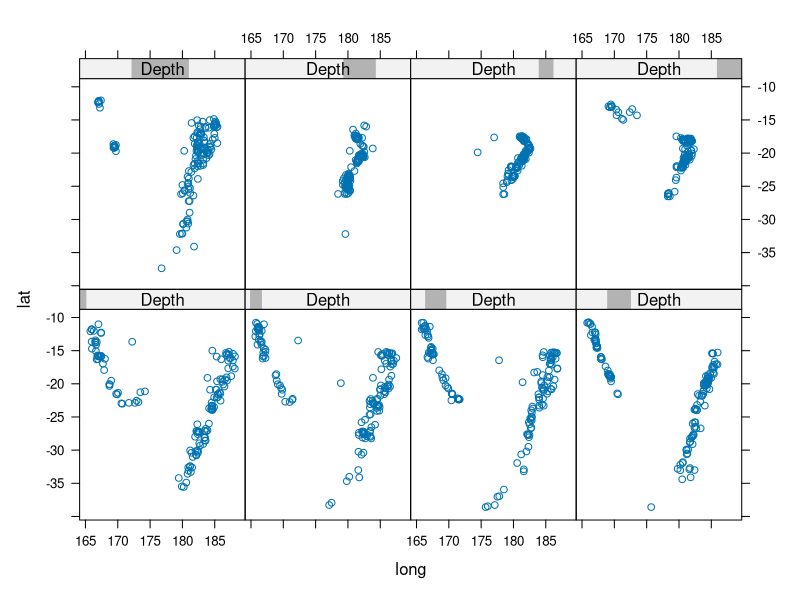
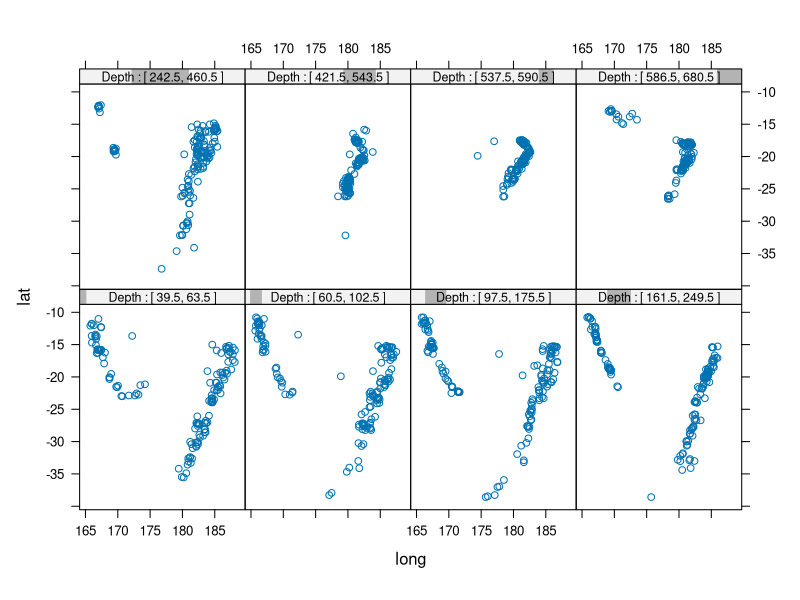
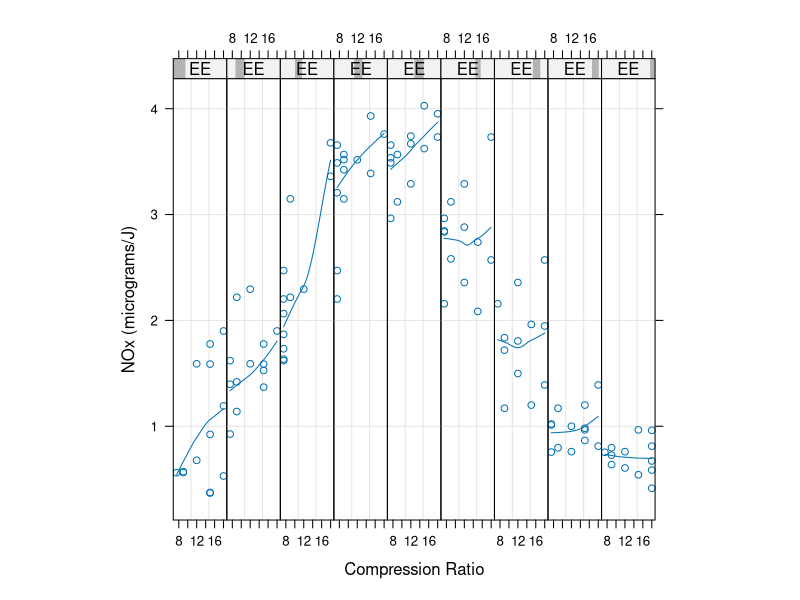
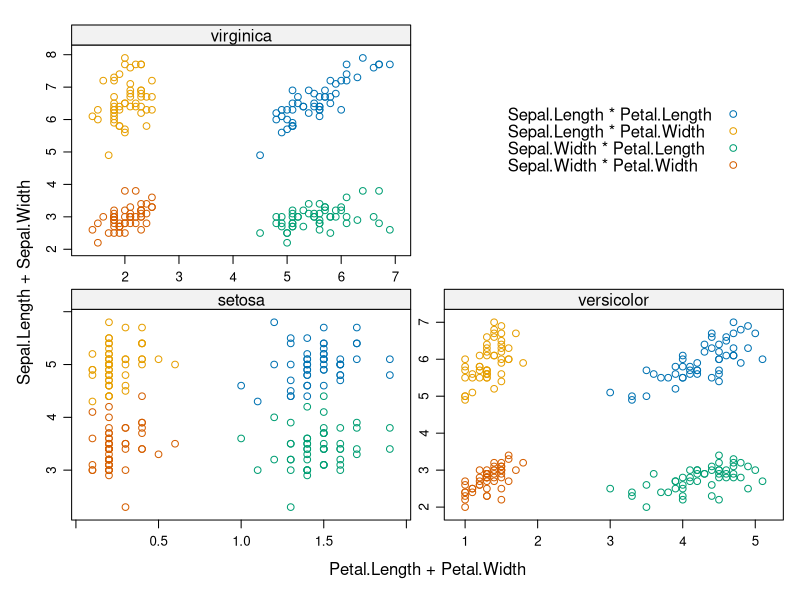
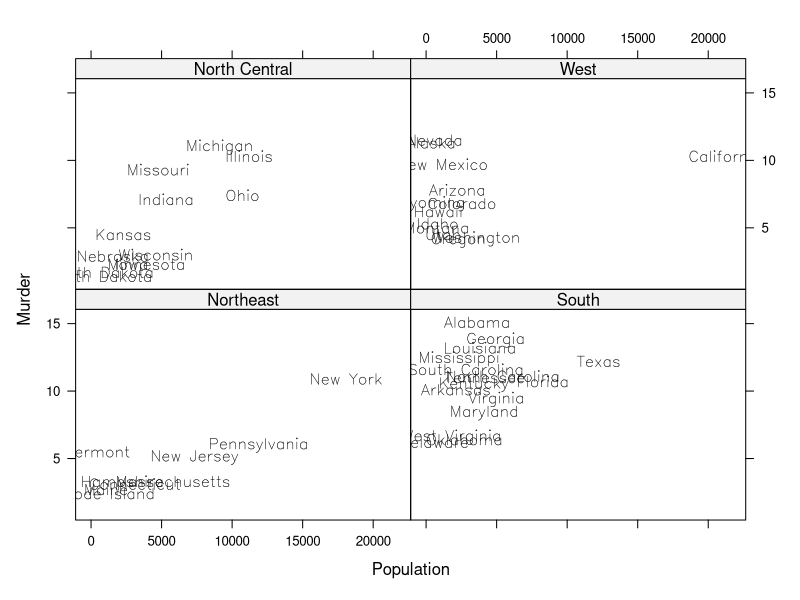
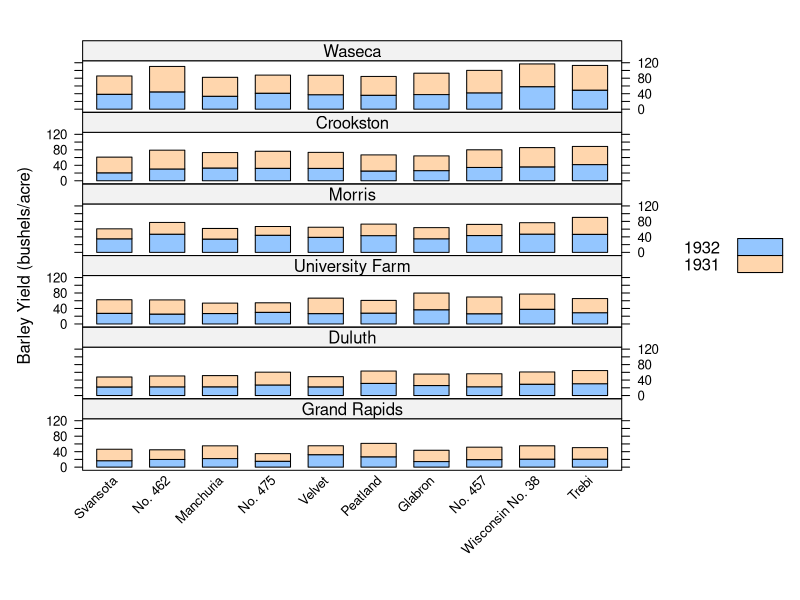
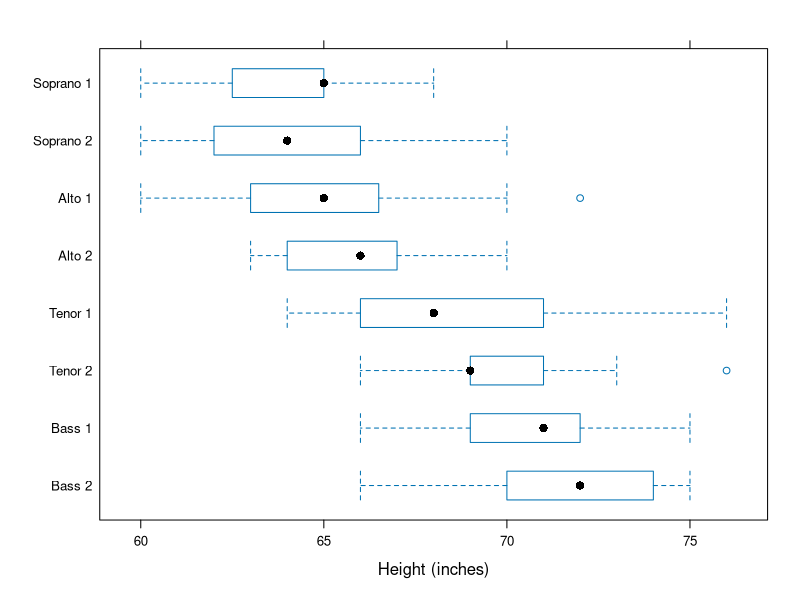
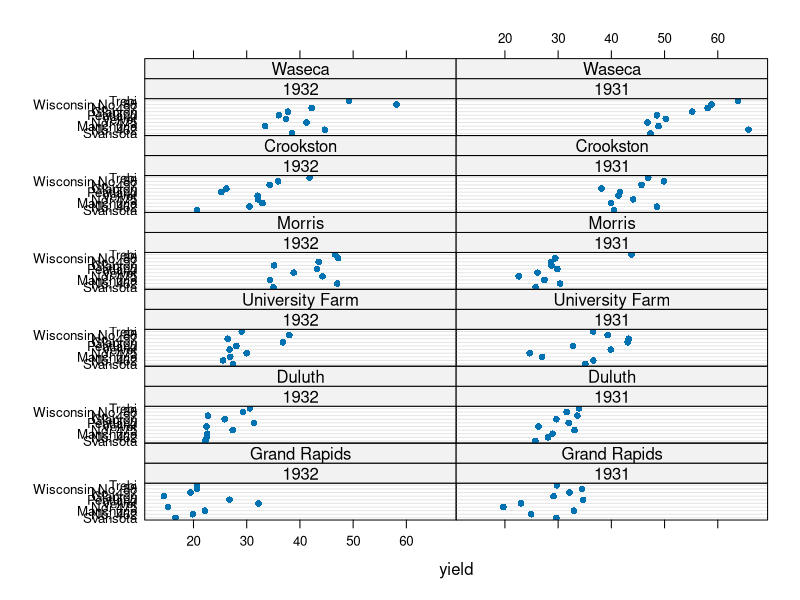

The R script that drew these images, in order:
library(lattice)


### Name: B_00_xyplot
### Title: Common Bivariate Trellis Plots
### Aliases: xyplot xyplot.formula barchart barchart.formula
###   barchart.numeric barchart.default bwplot bwplot.formula
###   bwplot.numeric dotplot dotplot.formula dotplot.numeric
###   dotplot.default stripplot stripplot.formula stripplot.numeric
### Keywords: hplot

### ** Examples

require(stats)

## Tonga Trench Earthquakes

Depth <- equal.count(quakes$depth, number=8, overlap=.1)
xyplot(lat ~ long | Depth, data = quakes)
update(trellis.last.object(),
       strip = strip.custom(strip.names = TRUE, strip.levels = TRUE),
       par.strip.text = list(cex = 0.75),
       aspect = "iso")

## Examples with data from `Visualizing Data' (Cleveland, 1993) obtained
## from http://cm.bell-labs.com/cm/ms/departments/sia/wsc/

EE <- equal.count(ethanol$E, number=9, overlap=1/4)

## Constructing panel functions on the fly; prepanel
xyplot(NOx ~ C | EE, data = ethanol,
       prepanel = function(x, y) prepanel.loess(x, y, span = 1),
       xlab = "Compression Ratio", ylab = "NOx (micrograms/J)",
       panel = function(x, y) {
           panel.grid(h = -1, v = 2)
           panel.xyplot(x, y)
           panel.loess(x, y, span=1)
       },
       aspect = "xy")

## Extended formula interface 

xyplot(Sepal.Length + Sepal.Width ~ Petal.Length + Petal.Width | Species,
       data = iris, scales = "free", layout = c(2, 2),
       auto.key = list(x = .6, y = .7, corner = c(0, 0)))


## user defined panel functions

states <- data.frame(state.x77,
                     state.name = dimnames(state.x77)[[1]],
                     state.region = state.region)
xyplot(Murder ~ Population | state.region, data = states,
       groups = state.name,
       panel = function(x, y, subscripts, groups) {
           ltext(x = x, y = y, labels = groups[subscripts], cex=1,
                 fontfamily = "HersheySans")
       })

## Stacked bar chart

barchart(yield ~ variety | site, data = barley,
         groups = year, layout = c(1,6), stack = TRUE,
         auto.key = list(space = "right"),
         ylab = "Barley Yield (bushels/acre)",
         scales = list(x = list(rot = 45)))

bwplot(voice.part ~ height, data=singer, xlab="Height (inches)")

dotplot(variety ~ yield | year * site, data=barley)

## Grouped dot plot showing anomaly at Morris

dotplot(variety ~ yield | site, data = barley, groups = year,
        key = simpleKey(levels(barley$year), space = "right"),
        xlab = "Barley Yield (bushels/acre) ",
        aspect=0.5, layout = c(1,6), ylab=NULL)

stripplot(voice.part ~ jitter(height), data = singer, aspect = 1,
          jitter.data = TRUE, xlab = "Height (inches)")

## Interaction Plot

xyplot(decrease ~ treatment, OrchardSprays, groups = rowpos,
       type = "a",
       auto.key =
       list(space = "right", points = FALSE, lines = TRUE))

## longer version with no x-ticks

## Not run: 
##D bwplot(decrease ~ treatment, OrchardSprays, groups = rowpos,
##D        panel = "panel.superpose",
##D        panel.groups = "panel.linejoin",
##D        xlab = "treatment",
##D        key = list(lines = Rows(trellis.par.get("superpose.line"),
##D                   c(1:7, 1)),
##D                   text = list(lab = as.character(unique(OrchardSprays$rowpos))),
##D                   columns = 4, title = "Row position"))
## End(Not run)
